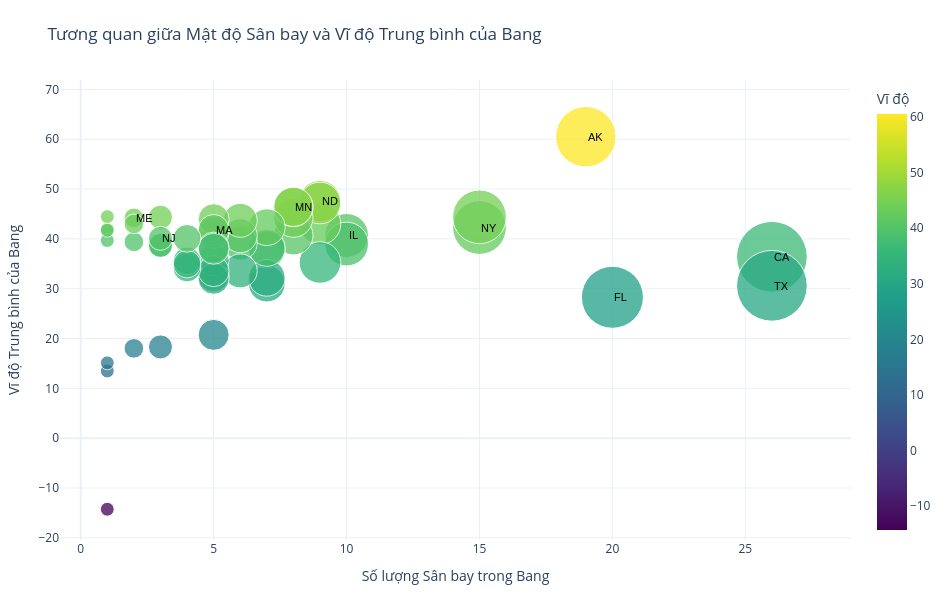

Write notebook code for a chart like this one.
### Markdown cell above
Alaska (AK): Chỉ số 368.7 cao hơn gấp rưỡi so với Bang đứng thứ hai. Nguyên nhân là do Phạm vi Vĩ độ (19.4) quá lớn, rủi ro thời tiết tăng theo cấp số nhân mạnh dẫn đến khả năng trễ cao.

Texas (TX) & California (CA): dẫn đầu về Mật độ Phức tạp Không phận (26 sân bay mỗi Bang) và có quy mô Vĩ độ rộng.Phải quản lý không phận chứa 26 điểm hoạt động, làm tăng rủi ro xung đột không phận (airspace conflict) và yêu cầu Kiểm soát Không lưu (ATC) hoạt động ở mức căng thẳng cao nhất. Sự cố xảy ra ở Hubs sẽ kéo dài và lan truyền độ trễ qua một khu vực rộng, gây khó khăn cho việc sử dụng các sân bay dự phòng và điều phối đường bay.

### Code cell
def plot_airport_density_vs_latitude(df_geo):
    """
    Vẽ biểu đồ tương quan giữa số lượng sân bay và vĩ độ trung bình của mỗi bang bằng Plotly.
    """
    state_airport_counts = df_geo['STATE'].value_counts().reset_index()
    state_airport_counts.columns = ['STATE', 'Airport_Count']

    state_latitude = df_geo.groupby('STATE')['LATITUDE'].mean().reset_index()

    risk_analysis_df = state_airport_counts.merge(state_latitude, on='STATE', how='inner')

    high_risk_states = ['CA', 'TX', 'NY', 'FL', 'IL', 'AK', 'MN', 'MA', 'NJ', 'ME', 'ND']

    fig = px.scatter(
        risk_analysis_df,
        x='Airport_Count',
        y='LATITUDE',
        size='Airport_Count',
        color='LATITUDE',
        hover_name='STATE',
        color_continuous_scale='Viridis',
        size_max=50,
        opacity=0.75,
        title='Tương quan giữa Mật độ Sân bay và Vĩ độ Trung bình của Bang',
        labels={
            'Airport_Count': 'Số lượng Sân bay trong Bang',
            'LATITUDE': 'Vĩ độ Trung bình của Bang'
        }
    )

    # Gắn nhãn cho các bang có Airport_Count > 15 hoặc nằm trong danh sách high_risk_states 
    annotations = []
    for _, row in risk_analysis_df.iterrows():
        if row['STATE'] in high_risk_states or row['Airport_Count'] > 15:
            annotations.append(
                dict(
                    x=row['Airport_Count'],
                    y=row['LATITUDE'],
                    text=row['STATE'],
                    xanchor='left',
                    yanchor='middle',
                    showarrow=False,
                    font=dict(size=11, color='black', family='Arial')  # 👈 bỏ bold=True
                )
            )

    fig.update_layout(
        annotations=annotations,
        xaxis=dict(title='Số lượng Sân bay trong Bang'),
        yaxis=dict(title='Vĩ độ Trung bình của Bang'),
        coloraxis_colorbar=dict(title='Vĩ độ'),
        template='plotly_white',
        width=950,
        height=600,
        margin=dict(t=80, l=60, r=60, b=60)
    )
    fig.show()
    
plot_airport_density_vs_latitude(df_geo)

### Figure 1 — Plotly figure (JSON) as saved in the notebook; plotly's stock layout.template omitted (floating-point values rounded to 4 significant figures)
{"data": [{"hovertemplate": "<b>%{hovertext}</b><br><br>Số lượng Sân bay trong Bang=%{marker.size}<br>Vĩ độ Trung bình của Bang=%{marker.color}<extra></extra>", "hovertext": ["CA", "TX", "FL", "AK", "NY", "MI", "IL", "CO", "WY", "NC", "ND", "WA", "PA", "WI", "MN", "MT", "LA", "VA", "GA", "KS", "IA", "UT", "OH", "ID", "AZ", "AL", "TN", "NE", "HI", "MS", "SC", "OR", "MA", "MO", "KY", "NM", "OK", "AR", "IN", "NV", "SD", "WV", "NJ", "PR", "ME", "MD", "NH", "VI", "CT", "GU", "VT", "DE", "AS", "RI", "SA"], "legendgroup": "", "marker": {"color": [36.41, 30.59, 28.28, 60.5, 42.28, 44.43, 40.69, 38.96, 43.03, 35.27, 47.56, 47.2, 40.72, 44.25, 46.38, 46.44, 31.02, 37.83, 32.18, 38.17, 42.35, 39.17, 40.64, 43.73, 33.57, 32.5, 35.7, 41.22, 20.73, 31.99, 33.52, 43.95, 41.79, 38.25, 38.02, 34.16, 35.57, 34.95, 40.11, 38.8, 44.36, 38.67, 40.11, 18.31, 44.23, 39.41, 43.01, 18.02, 41.94, 13.48, 44.47, 39.68, -14.28, 41.72, 15.12], "coloraxis": "coloraxis", "opacity": 0.75, "size": [26, 26, 20, 19, 15, 15, 10, 10, 9, 9, 9, 9, 8, 8, 8, 8, 7, 7, 7, 7, 7, 6, 6, 6, 6, 5, 5, 5, 5, 5, 5, 5, 5, 5, 5, 4, 4, 4, 4, 3, 3, 3, 3, 3, 2, 2, 2, 2, 1, 1, 1, 1, 1, 1, 1], "sizemode": "area", "sizeref": 0.0104, "symbol": "circle"}, "mode": "markers", "name": "", "orientation": "v", "showlegend": false, "type": "scatter", "x": [26, 26, 20, 19, 15, 15, 10, 10, 9, 9, 9, 9, 8, 8, 8, 8, 7, 7, 7, 7, 7, 6, 6, 6, 6, 5, 5, 5, 5, 5, 5, 5, 5, 5, 5, 4, 4, 4, 4, 3, 3, 3, 3, 3, 2, 2, 2, 2, 1, 1, 1, 1, 1, 1, 1], "xaxis": "x", "y": [36.41, 30.59, 28.28, 60.5, 42.28, 44.43, 40.69, 38.96, 43.03, 35.27, 47.56, 47.2, 40.72, 44.25, 46.38, 46.44, 31.02, 37.83, 32.18, 38.17, 42.35, 39.17, 40.64, 43.73, 33.57, 32.5, 35.7, 41.22, 20.73, 31.99, 33.52, 43.95, 41.79, 38.25, 38.02, 34.16, 35.57, 34.95, 40.11, 38.8, 44.36, 38.67, 40.11, 18.31, 44.23, 39.41, 43.01, 18.02, 41.94, 13.48, 44.47, 39.68, -14.28, 41.72, 15.12], "yaxis": "y"}], "layout": {"annotations": [{"font": {"color": "black", "family": "Arial", "size": 11}, "showarrow": false, "text": "CA", "x": 26, "xanchor": "left", "y": 36.41, "yanchor": "middle"}, {"font": {"color": "black", "family": "Arial", "size": 11}, "showarrow": false, "text": "TX", "x": 26, "xanchor": "left", "y": 30.59, "yanchor": "middle"}, {"font": {"color": "black", "family": "Arial", "size": 11}, "showarrow": false, "text": "FL", "x": 20, "xanchor": "left", "y": 28.28, "yanchor": "middle"}, {"font": {"color": "black", "family": "Arial", "size": 11}, "showarrow": false, "text": "AK", "x": 19, "xanchor": "left", "y": 60.5, "yanchor": "middle"}, {"font": {"color": "black", "family": "Arial", "size": 11}, "showarrow": false, "text": "NY", "x": 15, "xanchor": "left", "y": 42.28, "yanchor": "middle"}, {"font": {"color": "black", "family": "Arial", "size": 11}, "showarrow": false, "text": "IL", "x": 10, "xanchor": "left", "y": 40.69, "yanchor": "middle"}, {"font": {"color": "black", "family": "Arial", "size": 11}, "showarrow": false, "text": "ND", "x": 9, "xanchor": "left", "y": 47.56, "yanchor": "middle"}, {"font": {"color": "black", "family": "Arial", "size": 11}, "showarrow": false, "text": "MN", "x": 8, "xanchor": "left", "y": 46.38, "yanchor": "middle"}, {"font": {"color": "black", "family": "Arial", "size": 11}, "showarrow": false, "text": "MA", "x": 5, "xanchor": "left", "y": 41.79, "yanchor": "middle"}, {"font": {"color": "black", "family": "Arial", "size": 11}, "showarrow": false, "text": "NJ", "x": 3, "xanchor": "left", "y": 40.11, "yanchor": "middle"}, {"font": {"color": "black", "family": "Arial", "size": 11}, "showarrow": false, "text": "ME", "x": 2, "xanchor": "left", "y": 44.23, "yanchor": "middle"}], "coloraxis": {"colorbar": {"title": {"text": "Vĩ độ"}}, "colorscale": [[0, "#440154"], [0.1111, "#482878"], [0.2222, "#3e4989"], [0.3333, "#31688e"], [0.4444, "#26828e"], [0.5556, "#1f9e89"], [0.6667, "#35b779"], [0.7778, "#6ece58"], [0.8889, "#b5de2b"], [1, "#fde725"]]}, "height": 600, "legend": {"itemsizing": "constant", "tracegroupgap": 0}, "margin": {"b": 60, "l": 60, "r": 60, "t": 80}, "title": {"text": "Tương quan giữa Mật độ Sân bay và Vĩ độ Trung bình của Bang"}, "width": 950, "xaxis": {"anchor": "y", "domain": [0, 1], "title": {"text": "Số lượng Sân bay trong Bang"}}, "yaxis": {"anchor": "x", "domain": [0, 1], "title": {"text": "Vĩ độ Trung bình của Bang"}}}}
